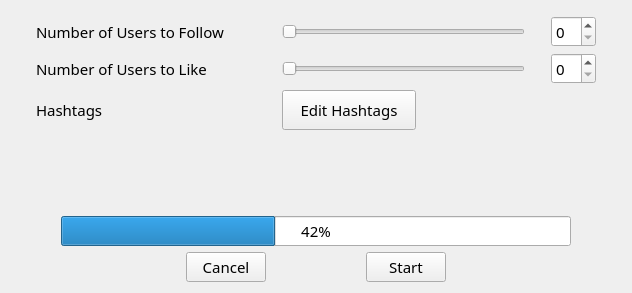
                <widget class="QWidget" name="instaHashtagBased">
                 <property name="sizePolicy">
                  <sizepolicy hsizetype="Preferred" vsizetype="Preferred">
                   <horstretch>0</horstretch>
                   <verstretch>0</verstretch>
                  </sizepolicy>
                 </property>
                 <property name="font">
                  <font>
                   <family>Titillium Web</family>
                   <pointsize>11</pointsize>
                   <bold>false</bold>
                  </font>
                 </property>
                 <property name="statusTip">
                  <string>Follow and Like the top-left post of users who are interested in the specified hashtags</string>
                 </property>
                 <property name="layoutDirection">
                  <enum>Qt::LeftToRight</enum>
                 </property>
                 <attribute name="title">
                  <string>Hashtag Based</string>
                 </attribute>
                 <layout class="QHBoxLayout" name="horizontalLayout_4">
                  <item>
                   <layout class="QVBoxLayout" name="instaHashtagBasedLayout">
                    <item>
                     <layout class="QVBoxLayout" name="instaHashtagBasedForm">
                      <property name="leftMargin">
                       <number>25</number>
                      </property>
                      <property name="topMargin">
                       <number>5</number>
                      </property>
                      <property name="rightMargin">
                       <number>25</number>
                      </property>
                      <property name="bottomMargin">
                       <number>5</number>
                      </property>
                      <item>
                       <layout class="QHBoxLayout" name="nInstaFollows">
                        <item>
                         <widget class="QLabel" name="nInstaFollowsLabel">
                          <property name="sizePolicy">
                           <sizepolicy hsizetype="Preferred" vsizetype="Preferred">
                            <horstretch>100</horstretch>
                            <verstretch>0</verstretch>
                           </sizepolicy>
                          </property>
                          <property name="minimumSize">
                           <size>
                            <width>200</width>
                            <height>0</height>
                           </size>
                          </property>
                          <property name="font">
                           <font>
                            <family>Titillium Web</family>
                            <pointsize>11</pointsize>
                            <bold>false</bold>
                           </font>
                          </property>
                          <property name="text">
                           <string>Number of Users to Follow</string>
                          </property>
                         </widget>
                        </item>
                        <item>
                         <spacer name="nInstaFollowsSpacer_1">
                          <property name="orientation">
                           <enum>Qt::Horizontal</enum>
                          </property>
                          <property name="sizeType">
                           <enum>QSizePolicy::Preferred</enum>
                          </property>
                          <property name="sizeHint" stdset="0">
                           <size>
                            <width>40</width>
                            <height>20</height>
                           </size>
                          </property>
                         </spacer>
                        </item>
                        <item>
                         <widget class="QSlider" name="nInstaFollowsSlider">
                          <property name="sizePolicy">
                           <sizepolicy hsizetype="Preferred" vsizetype="Fixed">
                            <horstretch>200</horstretch>
                            <verstretch>0</verstretch>
                           </sizepolicy>
                          </property>
                          <property name="minimumSize">
                           <size>
                            <width>200</width>
                            <height>0</height>
                           </size>
                          </property>
                          <property name="orientation">
                           <enum>Qt::Horizontal</enum>
                          </property>
                         </widget>
                        </item>
                        <item>
                         <spacer name="nInstaFollowsSpacer_2">
                          <property name="orientation">
                           <enum>Qt::Horizontal</enum>
                          </property>
                          <property name="sizeType">
                           <enum>QSizePolicy::Preferred</enum>
                          </property>
                          <property name="sizeHint" stdset="0">
                           <size>
                            <width>20</width>
                            <height>20</height>
                           </size>
                          </property>
                         </spacer>
                        </item>
                        <item>
                         <widget class="QSpinBox" name="nInstaFollowsSpinBox">
                          <property name="sizePolicy">
                           <sizepolicy hsizetype="Fixed" vsizetype="Fixed">
                            <horstretch>0</horstretch>
                            <verstretch>0</verstretch>
                           </sizepolicy>
                          </property>
                          <property name="minimumSize">
                           <size>
                            <width>40</width>
                            <height>0</height>
                           </size>
                          </property>
                         </widget>
                        </item>
                       </layout>
                      </item>
                      <item>
                       <layout class="QHBoxLayout" name="nInstaLikes">
                        <item>
                         <widget class="QLabel" name="nInstaLikesLabel">
                          <property name="sizePolicy">
                           <sizepolicy hsizetype="Preferred" vsizetype="Preferred">
                            <horstretch>100</horstretch>
                            <verstretch>0</verstretch>
                           </sizepolicy>
                          </property>
                          <property name="minimumSize">
                           <size>
                            <width>200</width>
                            <height>0</height>
                           </size>
                          </property>
                          <property name="font">
                           <font>
                            <family>Titillium Web</family>
                            <pointsize>11</pointsize>
                            <bold>false</bold>
                           </font>
                          </property>
                          <property name="text">
                           <string>Number of Users to Like</string>
                          </property>
                         </widget>
                        </item>
                        <item>
                         <spacer name="nInstaLikesSpacer_1">
                          <property name="orientation">
                           <enum>Qt::Horizontal</enum>
                          </property>
                          <property name="sizeType">
                           <enum>QSizePolicy::Preferred</enum>
                          </property>
                          <property name="sizeHint" stdset="0">
                           <size>
                            <width>40</width>
                            <height>20</height>
                           </size>
                          </property>
                         </spacer>
                        </item>
                        <item>
                         <widget class="QSlider" name="nInstaLikesSlider">
                          <property name="sizePolicy">
                           <sizepolicy hsizetype="Preferred" vsizetype="Fixed">
                            <horstretch>200</horstretch>
                            <verstretch>0</verstretch>
                           </sizepolicy>
                          </property>
                          <property name="minimumSize">
                           <size>
                            <width>200</width>
                            <height>0</height>
                           </size>
                          </property>
                          <property name="orientation">
                           <enum>Qt::Horizontal</enum>
                          </property>
                         </widget>
                        </item>
                        <item>
                         <spacer name="nInstaLikesSpacer_2">
                          <property name="orientation">
                           <enum>Qt::Horizontal</enum>
                          </property>
                          <property name="sizeType">
                           <enum>QSizePolicy::Preferred</enum>
                          </property>
                          <property name="sizeHint" stdset="0">
                           <size>
                            <width>20</width>
                            <height>20</height>
                           </size>
                          </property>
                         </spacer>
                        </item>
                        <item>
                         <widget class="QSpinBox" name="nInstaLikesSpinBox">
                          <property name="sizePolicy">
                           <sizepolicy hsizetype="Fixed" vsizetype="Fixed">
                            <horstretch>0</horstretch>
                            <verstretch>0</verstretch>
                           </sizepolicy>
                          </property>
                          <property name="minimumSize">
                           <size>
                            <width>40</width>
                            <height>0</height>
                           </size>
                          </property>
                         </widget>
                        </item>
                       </layout>
                      </item>
                      <item>
                       <layout class="QHBoxLayout" name="instaEditHashtags">
                        <item>
                         <widget class="QLabel" name="instaEditHashtagsLabel">
                          <property name="sizePolicy">
                           <sizepolicy hsizetype="Preferred" vsizetype="Preferred">
                            <horstretch>0</horstretch>
                            <verstretch>0</verstretch>
                           </sizepolicy>
                          </property>
                          <property name="minimumSize">
                           <size>
                            <width>200</width>
                            <height>0</height>
                           </size>
                          </property>
                          <property name="text">
                           <string>Hashtags</string>
                          </property>
                         </widget>
                        </item>
                        <item>
                         <spacer name="horizontalSpacer">
                          <property name="orientation">
                           <enum>Qt::Horizontal</enum>
                          </property>
                          <property name="sizeType">
                           <enum>QSizePolicy::Preferred</enum>
                          </property>
                          <property name="sizeHint" stdset="0">
                           <size>
                            <width>40</width>
                            <height>20</height>
                           </size>
                          </property>
                         </spacer>
                        </item>
                        <item>
                         <widget class="QPushButton" name="instaEditHashtagsBtn">
                          <property name="sizePolicy">
                           <sizepolicy hsizetype="Preferred" vsizetype="Fixed">
                            <horstretch>0</horstretch>
                            <verstretch>0</verstretch>
                           </sizepolicy>
                          </property>
                          <property name="minimumSize">
                           <size>
                            <width>100</width>
                            <height>40</height>
                           </size>
                          </property>
                          <property name="text">
                           <string>Edit Hashtags</string>
                          </property>
                         </widget>
                        </item>
                        <item>
                         <spacer name="instaEditHashtagsSpacer">
                          <property name="orientation">
                           <enum>Qt::Horizontal</enum>
                          </property>
                          <property name="sizeType">
                           <enum>QSizePolicy::Preferred</enum>
                          </property>
                          <property name="sizeHint" stdset="0">
                           <size>
                            <width>180</width>
                            <height>20</height>
                           </size>
                          </property>
                         </spacer>
                        </item>
                       </layout>
                      </item>
                     </layout>
                    </item>
                    <item>
                     <layout class="QVBoxLayout" name="instaHashtagBasedProcess">
                      <property name="leftMargin">
                       <number>50</number>
                      </property>
                      <property name="topMargin">
                       <number>75</number>
                      </property>
                      <property name="rightMargin">
                       <number>50</number>
                      </property>
                      <item>
                       <widget class="QProgressBar" name="instaHashtagBasedProgressBar">
                        <property name="enabled">
                         <bool>true</bool>
                        </property>
                        <property name="sizePolicy">
                         <sizepolicy hsizetype="Preferred" vsizetype="Fixed">
                          <horstretch>0</horstretch>
                          <verstretch>0</verstretch>
                         </sizepolicy>
                        </property>
                        <property name="value">
                         <number>42</number>
                        </property>
                        <property name="textVisible">
                         <bool>true</bool>
                        </property>
                        <property name="invertedAppearance">
                         <bool>false</bool>
                        </property>
                       </widget>
                      </item>
                      <item>
                       <layout class="QHBoxLayout" name="instaHashtagBasedProcessBtns">
                        <property name="spacing">
                         <number>100</number>
                        </property>
                        <property name="sizeConstraint">
                         <enum>QLayout::SetDefaultConstraint</enum>
                        </property>
                        <property name="leftMargin">
                         <number>125</number>
                        </property>
                        <property name="rightMargin">
                         <number>125</number>
                        </property>
                        <property name="bottomMargin">
                         <number>0</number>
                        </property>
                        <item>
                         <widget class="QPushButton" name="instaHashtagBasedCancel">
                          <property name="sizePolicy">
                           <sizepolicy hsizetype="Preferred" vsizetype="Fixed">
                            <horstretch>0</horstretch>
                            <verstretch>0</verstretch>
                           </sizepolicy>
                          </property>
                          <property name="text">
                           <string>Cancel</string>
                          </property>
                         </widget>
                        </item>
                        <item>
                         <widget class="QPushButton" name="instaHashtagBasedStart">
                          <property name="sizePolicy">
                           <sizepolicy hsizetype="Preferred" vsizetype="Fixed">
                            <horstretch>0</horstretch>
                            <verstretch>0</verstretch>
                           </sizepolicy>
                          </property>
                          <property name="text">
                           <string>Start</string>
                          </property>
                         </widget>
                        </item>
                       </layout>
                      </item>
                     </layout>
                    </item>
                   </layout>
                  </item>
                 </layout>
                </widget>
